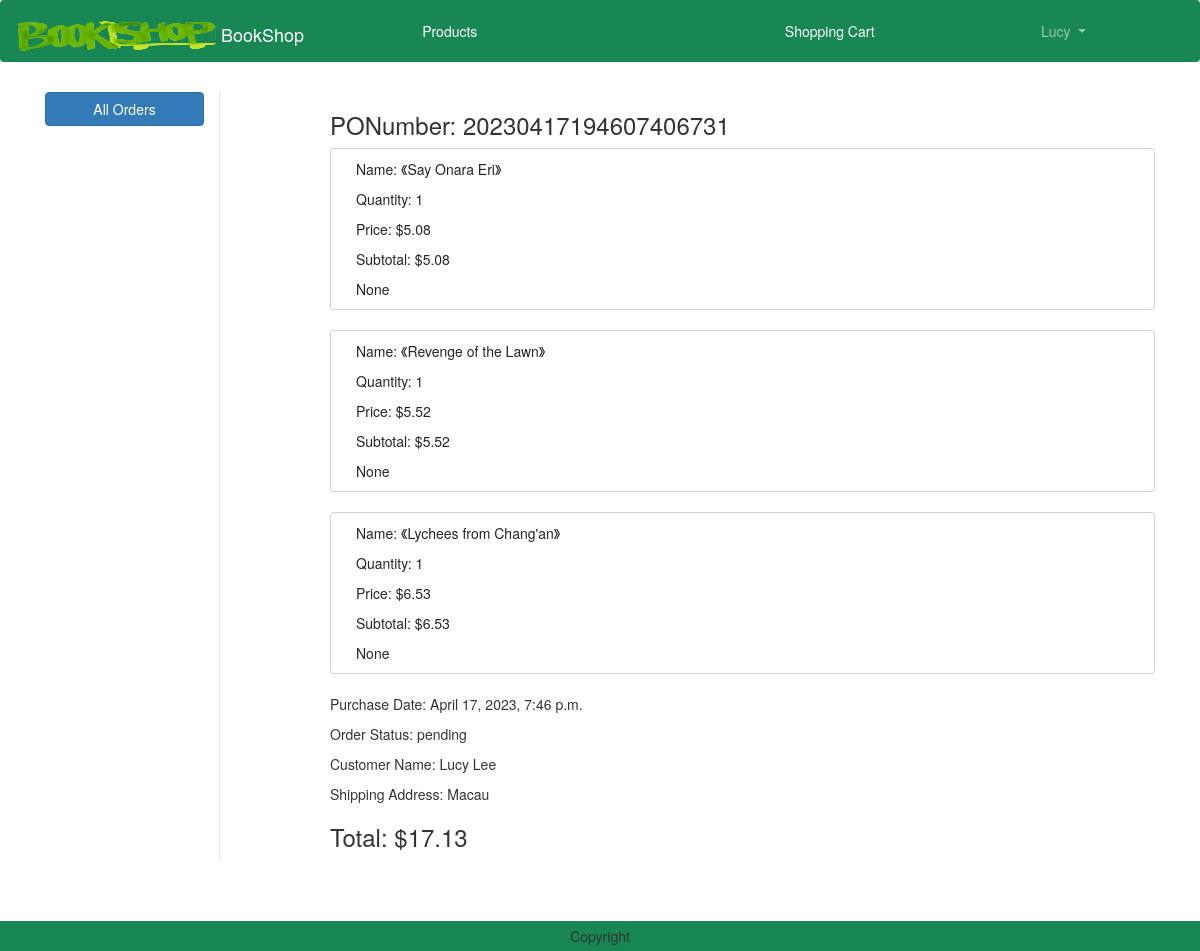
Page /orders/20230417194607406731 (signed in) on the committed database.
### order/models.py (models this page shows)
class Order(models.Model):
    PONumber = models.CharField(max_length=30, primary_key=True)
    purchaseDate = models.DateTimeField(default=datetime.now)
    status = models.CharField(default=ORDER_STATUS_CHOICES[0][0], choices=ORDER_STATUS_CHOICES, max_length=20)
    user = models.ForeignKey(User,on_delete=models.CASCADE)
    shipmentDate = models.DateTimeField(null=True)
    cancelDate = models.DateTimeField(null=True)
    vendor = models.ForeignKey('vendors.Vendor',on_delete=models.CASCADE, default=4)
    customer = models.ForeignKey('customers.Customer',on_delete=models.CASCADE)

class OrderItem(models.Model):
    product = models.ForeignKey('products.Product', on_delete=models.CASCADE)
    order = models.ForeignKey('order.Order', on_delete=models.CASCADE,)
    price = models.DecimalField(default=0, max_digits=7, decimal_places=2)
    myRate = models.FloatField(null=True)
    myComment = models.CharField(max_length=1000, null=True)
    commentAgain = models.CharField(max_length=1000, null=True)
    RRDate = models.DateTimeField(null=True)
    CanRRAgain = models.BooleanField(default=False)
    class Meta:
        unique_together = ("product","order")

### products/models.py (models this page shows, shortened)
class Product(models.Model):
    productName = models.CharField(max_length=100)
    price = models.DecimalField(default=0, max_digits=7, decimal_places=2)
    ISBN = models.CharField(max_length=17)
    author = models.CharField(max_length=100)
    publisher = models.CharField(max_length=100)
    introduction = models.TextField(max_length=1000)
    image = models.ImageField(upload_to='product')
    category = models.ForeignKey('Category', related_name="products", on_delete=models.CASCADE,)
    avgRating = models.FloatField(default=0)
    class Meta:
        indexes = [models.Index(fields=['productName', 'id']),]

### customers/models.py (models this page shows, shortened)
class Customer(models.Model):
    user = models.OneToOneField(User, on_delete=models.CASCADE, blank=True, primary_key=True)
    fullName = models.CharField(max_length=60)
    phoneNum = models.CharField(max_length=11)
    address = models.CharField(max_length=150)

### order/views.py (the view, shortened to what this page needs)
# urls.py: path('orders/<str:PONumber>',views.OrderDetailView.as_view(), name='order_detail'),
class OrderDetailView(View):
    def get(self, request, PONumber):
        filter = request.GET.get('filter')
        if filter == 'allVendor':
            orders = Order.objects.all().order_by('-purchaseDate')
        else:
            filter == 'all'
            orders = Order.objects.filter(user=request.user).order_by('-purchaseDate')
        order = Order.objects.get(PONumber=PONumber)
        orderitems = OrderItem.objects.filter(order=order)
        total = 0
        for oi in orderitems:
            value = oi.price
            total = total + value
        customer = Customer.objects.filter(user=request.user)
        context = {
            'order': order,
            'orderitems': orderitems,
            'total':total,
            'customer': customer,
        }
        return render(request, 'order_detail.html', context)

### templates/order_detail.html (shortened to what this page needs)
{% extends 'base.html' %}
{% load static %}
{% block main-content %}
<div class="container my-5">
    <div class="row">
        <div class="col-sm-2 border-end">
            <ul class="list-unstyled">
                {% for group in request.user.groups.all %}
                    {% if group.name == 'Customer' %}
                        <li class="d-grid"><a href="{% url 'order:orders' %}?filter=all" class="btn btn-primary" {% if filter == 'all' %}class="active"{% endif %}>All Orders</a></li>
                    {% elif group.name == 'Vendor' %}
                        <li class="d-grid"><a href="{% url 'order:orders' %}?filter=allVendor" class="btn btn-primary" {% if filter == 'allVendor' %}class="active"{% endif %}>All Orders</a></li>
                    {% endif %}
                {% endfor %}
            </ul>
        </div>
        <div class="col-sm-9 offset-sm-1">
            <h3>PONumber: {{order.PONumber}}</h3>
            {% for item in orderitems %}
                <div class="card">
                    <div class="card-body">
                        <div class="col-sm-7">
                            <p>Name: 《{{item.product.productName}}》</p>
                            <p>Quantity: 1 </p>
                            <p>Price: ${{item.price}}</p>
                            <p>Subtotal: ${{item.price}}</p>
                            {{item.RRDate }}
                        </div>
                    </div>
                </div>
                <br>
            {% endfor %}
                <div class="col-sm">
                    <p>Purchase Date: {{order.purchaseDate}}</p>
                    <p>Order Status: {{order.status}}</p>
                </div>
            {% for c in customer %}
                <p>Customer Name: {{c.fullName}}</P>
                <p>Shipping Address: {{c.address}}</p>
            {% endfor %}
            <h3>Total: ${{total}}</h3>
        </div>
    </div>
</div>
{% endblock main-content %}

### templates/base.html (shortened to what this page needs)
<!DOCTYPE html>
{% load static %}
<html lang="en">
<head>
    <link href="https://cdn.jsdelivr.net/npm/bootstrap@5.3.0-alpha1/dist/css/bootstrap.min.css" rel="stylesheet">
    <link href="https://cdn.bootcss.com/bootstrap/3.3.7/css/bootstrap.min.css" rel="stylesheet">
    <link rel="stylesheet" href="{% static 'css/owl.carousel.min.css' %}">
    <link rel="stylesheet" href="{% static 'css/all.min.css' %}">
    <link rel="stylesheet" href="{% static 'css/style.css' %}">
    <link rel="stylesheet" href="https://cdnjs.cloudflare.com/ajax/libs/bootstrap-datetimepicker/4.17.47/css/bootstrap-datetimepicker.css">
</head>
<body>
    <nav class="navbar navbar-expand-lg navbar-dark bg-success nav-fill">
        <div class="container-fluid">
          <a class="navbar-brand" href="{% url 'products:home' %}">
            <img src="{% static "logo.png" %}" alt="BookShop" width="200" height="30" class="d-inline-block align-text-top">
            BookShop
          </a>
          <div class="collapse navbar-collapse" id="navbarSupportedContent">
            <ul class="navbar-nav me-auto mb-2 mb-lg-0" style="width:100%; text-align:center">
              <li class="nav-item" style="display:inline-block">
                <a class="nav-link text-white" href="{% url 'products:products' %}">Products</a>
              </li>
            <li class="nav-item" style="display:inline-block">
            </li>
              {% if user.is_authenticated %}
                  {% for group in request.user.groups.all %}
                    {% if group.name == 'Vendor' %}
                      <li class="nav-item mx-2" style="display:inline-block">
                        <a class="nav-link text-white" href="{% url 'products:productsAdd' %}">Add A New Product</a>
                      </li>
                      <li class="nav-item dropdown mx-2" style="display:inline-block">
                        <a class="nav-link dropdown-toggle" href="#" role="button" data-bs-toggle="dropdown" aria-expanded="false">
                          {{ user.username }}
                        </a>
                        <ul class="dropdown-menu" >
                          <li><a class="dropdown-item" href="{% url 'order:orders' %}?filter=allVendor">Orders</a></li>
                          <li><a class="dropdown-item" href="{% url 'logout' %}">Logout</a></li>
                        </ul>
                      </li>
                    {% elif group.name == 'Customer' %}
                      <li class="nav-item mx-2" style="display:inline-block">
                          <a class="nav-link text-white" href="{% url 'shoppingcart' %}">Shopping Cart</a>
                      </li>
                      <li class="nav-item dropdown mx-2" style="display:inline-block">
                          <a class="nav-link dropdown-toggle" href="#" role="button" data-bs-toggle="dropdown" aria-expanded="false">
                            {{ user.username }}
                          </a>
                      </li>
                    {% endif %}
                  {% endfor %}
              {% endif %}
              </ul>
          </div>
        </div>
      </nav>
      {% block main-content %}{% endblock main-content %}
      <div>
        <div style="height:60px"></div>
        <footer class="container-fluid fixed-bottom bg-success text-center p-2 mt-5">
            Copyright
        </footer>
      </div>
</body>
</html>

### rows in the picture
Order: PONumber "20230417194607406731", purchaseDate "April 17, 2023, 7:46 p.m.", status "pending"
OrderItem: product.productName "Say Onara Eri", price "5.08", RRDate "None"
OrderItem: product.productName "Revenge of the Lawn", price "5.52", RRDate "None"
OrderItem: product.productName "Lychees from Chang'an", price "6.53", RRDate "None"
Customer: fullName "Lucy Lee", address "Macau"

### other values in the picture
{{ user.username }} "Lucy"
{{ total }} "17.13"
